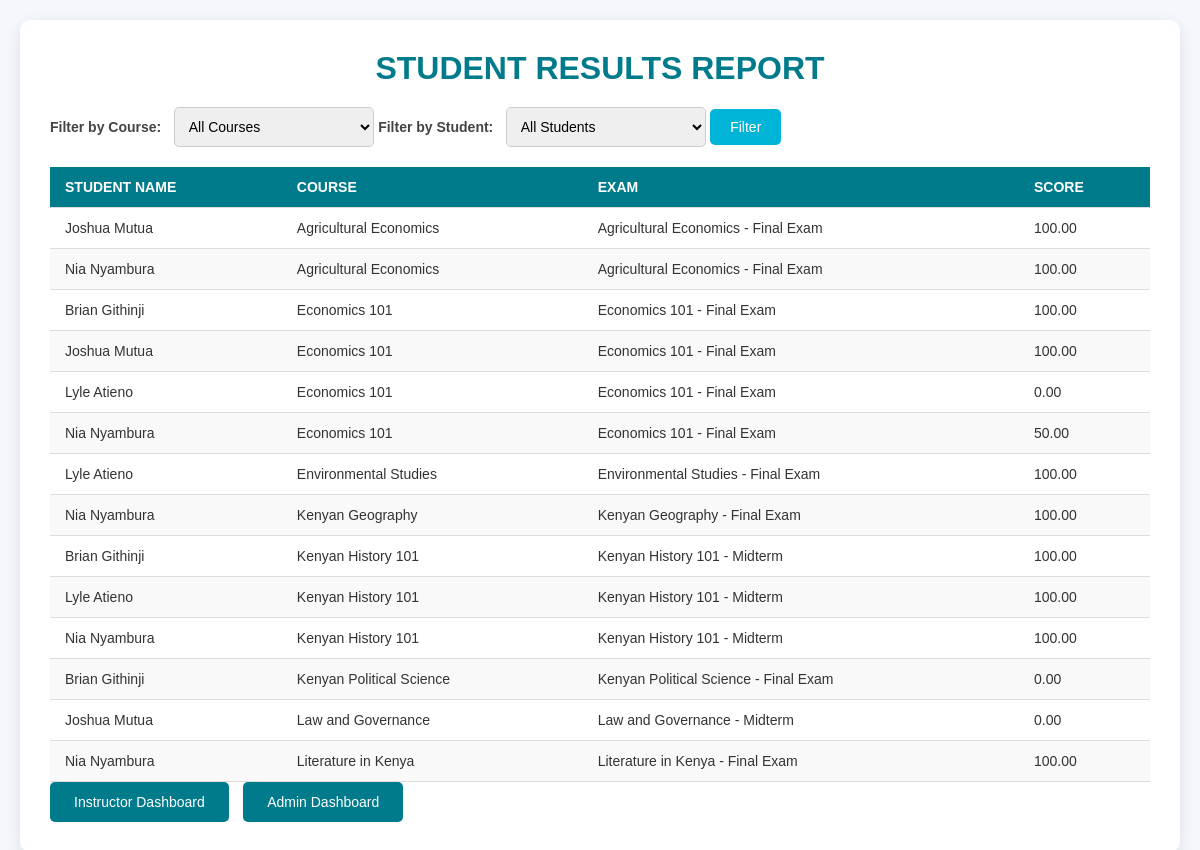
Page /pages/report.php (signed in) on the committed database.
### tables this page shows
CREATE TABLE `exam_grades` (
  `grade_id` int(11) NOT NULL,
  `user_id` int(11) NOT NULL,
  `exam_id` int(11) NOT NULL,
  `score` decimal(5,2) NOT NULL,
  `graded_at` timestamp NOT NULL DEFAULT current_timestamp()
);

CREATE TABLE `users` (
  `user_id` int(11) NOT NULL,
  `role_id` int(11) NOT NULL,
  `name` varchar(100) NOT NULL,
  `username` varchar(100) NOT NULL,
  `password_hash` varchar(255) NOT NULL,
  `email` varchar(100) NOT NULL,
  `status` tinyint(1) NOT NULL DEFAULT 1,
  `created_at` timestamp NOT NULL DEFAULT current_timestamp(),
  `updated_at` timestamp NOT NULL DEFAULT current_timestamp() ON UPDATE current_timestamp()
);

CREATE TABLE `courses` (
  `course_id` int(11) NOT NULL,
  `course_name` varchar(100) NOT NULL,
  `description` text DEFAULT NULL,
  `created_at` timestamp NOT NULL DEFAULT current_timestamp()
);

CREATE TABLE `exams` (
  `exam_id` int(11) NOT NULL,
  `exam_name` varchar(100) NOT NULL,
  `course_id` int(11) NOT NULL,
  `duration` int(11) NOT NULL,
  `exam_description` text DEFAULT NULL,
  `created_at` timestamp NOT NULL DEFAULT current_timestamp(),
  `updated_at` timestamp NOT NULL DEFAULT current_timestamp() ON UPDATE current_timestamp()
);

### pages/report.php (the view, shortened to what this page needs)
<?php
include('../includes/db_connection.php');
$query = "
    SELECT
        u.name AS student_name,
        c.course_name,
        e.exam_name,
        r.score
    FROM exam_grades r
    JOIN users u ON r.user_id = u.user_id
    JOIN exams e ON r.exam_id = e.exam_id
    JOIN courses c ON e.course_id = c.course_id
";
$query .= " ORDER BY c.course_name, e.exam_name, u.name";
$results = $conn->query($query);
?>
<!DOCTYPE html>
<html lang="en">
<head>
    <link rel="stylesheet" href="../assets/css/report.css">
</head>
<body>
    <div class="content">
        <h1>Student Results Report</h1>
        <div class="filter">
            <form method="GET" action="report.php">
                <label for="filter_course">Filter by Course:</label>
                <select id="filter_course" name="course_id">
                    <option value="">All Courses</option>
                </select>
                <label for="filter_student">Filter by Student:</label>
                <select id="filter_student" name="student_id">
                    <option value="">All Students</option>
                </select>
                <button type="submit">Filter</button>
            </form>
        </div>
        <table id="resultsTable">
            <thead>
                <tr>
                    <th>Student Name</th>
                    <th>Course</th>
                    <th>Exam</th>
                    <th>Score</th>
                </tr>
            </thead>
            <tbody>
                <?php if ($results && $results->num_rows > 0): ?>
                    <?php while ($row = $results->fetch_assoc()): ?>
                        <tr>
                            <td><?= htmlspecialchars($row['student_name']) ?></td>
                            <td><?= htmlspecialchars($row['course_name']) ?></td>
                            <td><?= htmlspecialchars($row['exam_name']) ?></td>
                            <td><?= htmlspecialchars($row['score']) ?></td>
                        </tr>
                    <?php endwhile; ?>
                <?php else: ?>
                    <tr>
                        <td colspan="4">No results found</td>
                    </tr>
                <?php endif; ?>
            </tbody>
        </table>
      <div>
        <a href="instructor_dashboard.php"><button>Instructor Dashboard</button></a>
        <a href="admin_dashboard.php"><button>Admin Dashboard</button></a>
      </div>
    </div>
</body>
</html>

### assets/css/report.css (style rules this page uses)
* { margin: 0; padding: 0; box-sizing: border-box; }
body { font-family: 'Arial', sans-serif; background-color: #f4f7fc; color: #333; display: flex; justify-content: center; align-items: flex-start; min-height: 100vh; padding: 20px; }
.content { max-width: 1200px; width: 100%; padding: 30px; background-color: #ffffff; box-shadow: 0 4px 15px rgba(0, 0, 0, 0.1); border-radius: 10px; overflow: hidden; transition: all 0.3s ease; }
.content h1 { font-size: 2rem; color: #007b8c; margin-bottom: 20px; font-weight: bold; text-align: center; text-transform: uppercase; }
.filter { display: flex; flex-wrap: wrap; justify-content: space-between; margin-bottom: 20px; gap: 15px; }
.filter label { font-size: 14px; font-weight: bold; color: #444; margin-right: 8px; }
.filter select { padding: 10px; font-size: 14px; border-radius: 5px; border: 1px solid #ccc; width: 200px; transition: all 0.3s ease; }
.filter button { padding: 10px 20px; background-color: #00b4d8; color: white; font-size: 14px; border: none; border-radius: 5px; cursor: pointer; transition: background-color 0.3s ease; }
table { width: 100%; border-collapse: collapse; margin-top: 20px; }
table th, table td { padding: 12px 15px; text-align: left; border-bottom: 1px solid #ddd; font-size: 14px; }
table th { background-color: #007b8c; color: white; text-transform: uppercase; }
table tr:nth-child(even) { background-color: #f9f9f9; }
div a { text-decoration: none; }
div button { padding: 12px 24px; background-color: #007b8c; color: white; font-size: 14px; border: none; border-radius: 5px; cursor: pointer; transition: background-color 0.3s ease; margin-right: 10px; }

### rows in the picture
exam_grades: user.name "Joshua Mutua", courses.course_name "Agricultural Economics", exam.exam_name "Agricultural Economics - Final Exam", score "100.00"
exam_grades: user.name "Nia Nyambura", courses.course_name "Agricultural Economics", exam.exam_name "Agricultural Economics - Final Exam", score "100.00"
exam_grades: user.name "Brian Githinji", courses.course_name "Economics 101", exam.exam_name "Economics 101 - Final Exam", score "100.00"
exam_grades: user.name "Joshua Mutua", courses.course_name "Economics 101", exam.exam_name "Economics 101 - Final Exam", score "100.00"
exam_grades: user.name "Lyle Atieno", courses.course_name "Economics 101", exam.exam_name "Economics 101 - Final Exam", score "0.00"
exam_grades: user.name "Nia Nyambura", courses.course_name "Economics 101", exam.exam_name "Economics 101 - Final Exam", score "50.00"
exam_grades: user.name "Lyle Atieno", courses.course_name "Environmental Studies", exam.exam_name "Environmental Studies - Final Exam", score "100.00"
exam_grades: user.name "Nia Nyambura", courses.course_name "Kenyan Geography", exam.exam_name "Kenyan Geography - Final Exam", score "100.00"
exam_grades: user.name "Brian Githinji", courses.course_name "Kenyan History 101", exam.exam_name "Kenyan History 101 - Midterm", score "100.00"
exam_grades: user.name "Lyle Atieno", courses.course_name "Kenyan History 101", exam.exam_name "Kenyan History 101 - Midterm", score "100.00"
exam_grades: user.name "Nia Nyambura", courses.course_name "Kenyan History 101", exam.exam_name "Kenyan History 101 - Midterm", score "100.00"
exam_grades: user.name "Brian Githinji", courses.course_name "Kenyan Political Science", exam.exam_name "Kenyan Political Science - Final Exam", score "0.00"
exam_grades: user.name "Joshua Mutua", courses.course_name "Law and Governance", exam.exam_name "Law and Governance - Midterm", score "0.00"
exam_grades: user.name "Nia Nyambura", courses.course_name "Literature in Kenya", exam.exam_name "Literature in Kenya - Final Exam", score "100.00"
